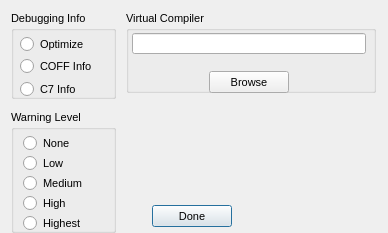
<?xml version="1.0"?>
<ui version="4.0">
  <class>ConfigCompilerDialog</class>
  <widget class="QDialog" name="IDD_CONFIGCOMPILER">
    <property name="geometry">
      <rect>
        <x>0</x>
        <y>0</y>
        <width>388</width>
        <height>233</height>
      </rect>
    </property>
    <property name="windowTitle">
      <string>Configure Compiler</string>
    </property>
    <property name="font">
      <font>
        <family>Liberation Sans</family>
        <pointsize>8</pointsize>
        <bold>false</bold>
        <italic>false</italic>
      </font>
    </property>
    <property name="enabled">
      <bool>true</bool>
    </property>
    <property name="windowFlags">
      <set>Qt::Dialog|Qt::WindowCloseButtonHint</set>
    </property>
    <property name="minimumSize">
      <size>
        <width>388</width>
        <height>233</height>
      </size>
    </property>
    <property name="maximumSize">
      <size>
        <width>388</width>
        <height>233</height>
      </size>
    </property>
    <widget class="QGroupBox" name="IDC_STATIC">
      <property name="geometry">
        <rect>
          <x>11</x>
          <y>11</y>
          <width>105</width>
          <height>88</height>
        </rect>
      </property>
      <property name="title">
        <string>Debugging Info</string>
      </property>
      <property name="visible">
        <bool>true</bool>
      </property>
      <property name="enabled">
        <bool>true</bool>
      </property>
      <property name="flat">
        <bool>false</bool>
      </property>
      <widget class="QRadioButton" name="IDC_OPTIMIZE">
        <property name="geometry">
          <rect>
            <x>9</x>
            <y>24</y>
            <width>89</width>
            <height>19</height>
          </rect>
        </property>
        <property name="text">
          <string>Optimize</string>
        </property>
        <property name="visible">
          <bool>true</bool>
        </property>
        <property name="enabled">
          <bool>true</bool>
        </property>
      </widget>
      <widget class="QRadioButton" name="IDC_COFF">
        <property name="geometry">
          <rect>
            <x>9</x>
            <y>46</y>
            <width>89</width>
            <height>19</height>
          </rect>
        </property>
        <property name="text">
          <string>COFF Info</string>
        </property>
        <property name="visible">
          <bool>true</bool>
        </property>
        <property name="enabled">
          <bool>true</bool>
        </property>
      </widget>
      <widget class="QRadioButton" name="IDC_C7">
        <property name="geometry">
          <rect>
            <x>9</x>
            <y>69</y>
            <width>89</width>
            <height>19</height>
          </rect>
        </property>
        <property name="text">
          <string>C7 Info</string>
        </property>
        <property name="visible">
          <bool>true</bool>
        </property>
        <property name="enabled">
          <bool>true</bool>
        </property>
      </widget>
    </widget>
    <widget class="QGroupBox" name="IDC_STATIC_2">
      <property name="geometry">
        <rect>
          <x>126</x>
          <y>11</y>
          <width>250</width>
          <height>82</height>
        </rect>
      </property>
      <property name="title">
        <string>Virtual Compiler</string>
      </property>
      <property name="visible">
        <bool>true</bool>
      </property>
      <property name="enabled">
        <bool>true</bool>
      </property>
      <property name="flat">
        <bool>false</bool>
      </property>
      <widget class="QLineEdit" name="IDC_COMPILER">
        <property name="geometry">
          <rect>
            <x>6</x>
            <y>22</y>
            <width>234</width>
            <height>21</height>
          </rect>
        </property>
        <property name="visible">
          <bool>true</bool>
        </property>
        <property name="enabled">
          <bool>true</bool>
        </property>
      </widget>
      <widget class="QPushButton" name="IDC_BROWSE">
        <property name="geometry">
          <rect>
            <x>83</x>
            <y>60</y>
            <width>80</width>
            <height>22</height>
          </rect>
        </property>
        <property name="text">
          <string>Browse</string>
        </property>
        <property name="visible">
          <bool>true</bool>
        </property>
        <property name="enabled">
          <bool>true</bool>
        </property>
        <property name="default">
          <bool>false</bool>
        </property>
        <property name="autoDefault">
          <bool>false</bool>
        </property>
      </widget>
    </widget>
    <widget class="QGroupBox" name="IDC_STATIC_3">
      <property name="geometry">
        <rect>
          <x>11</x>
          <y>110</y>
          <width>105</width>
          <height>123</height>
        </rect>
      </property>
      <property name="title">
        <string>Warning Level</string>
      </property>
      <property name="visible">
        <bool>true</bool>
      </property>
      <property name="enabled">
        <bool>true</bool>
      </property>
      <property name="flat">
        <bool>false</bool>
      </property>
      <widget class="QRadioButton" name="IDC_WARN_NONE">
        <property name="geometry">
          <rect>
            <x>12</x>
            <y>24</y>
            <width>89</width>
            <height>19</height>
          </rect>
        </property>
        <property name="text">
          <string>None</string>
        </property>
        <property name="visible">
          <bool>true</bool>
        </property>
        <property name="enabled">
          <bool>true</bool>
        </property>
      </widget>
      <widget class="QRadioButton" name="IDC_WARN_LOW">
        <property name="geometry">
          <rect>
            <x>12</x>
            <y>44</y>
            <width>89</width>
            <height>19</height>
          </rect>
        </property>
        <property name="text">
          <string>Low</string>
        </property>
        <property name="visible">
          <bool>true</bool>
        </property>
        <property name="enabled">
          <bool>true</bool>
        </property>
      </widget>
      <widget class="QRadioButton" name="IDC_WARN_MED">
        <property name="geometry">
          <rect>
            <x>12</x>
            <y>64</y>
            <width>89</width>
            <height>19</height>
          </rect>
        </property>
        <property name="text">
          <string>Medium</string>
        </property>
        <property name="visible">
          <bool>true</bool>
        </property>
        <property name="enabled">
          <bool>true</bool>
        </property>
      </widget>
      <widget class="QRadioButton" name="IDC_WARN_HIGH">
        <property name="geometry">
          <rect>
            <x>12</x>
            <y>84</y>
            <width>89</width>
            <height>19</height>
          </rect>
        </property>
        <property name="text">
          <string>High</string>
        </property>
        <property name="visible">
          <bool>true</bool>
        </property>
        <property name="enabled">
          <bool>true</bool>
        </property>
      </widget>
      <widget class="QRadioButton" name="IDC_RADIO8">
        <property name="geometry">
          <rect>
            <x>12</x>
            <y>104</y>
            <width>89</width>
            <height>19</height>
          </rect>
        </property>
        <property name="text">
          <string>Highest</string>
        </property>
        <property name="visible">
          <bool>true</bool>
        </property>
        <property name="enabled">
          <bool>true</bool>
        </property>
      </widget>
    </widget>
    <widget class="QPushButton" name="IDOK">
      <property name="geometry">
        <rect>
          <x>152</x>
          <y>205</y>
          <width>80</width>
          <height>22</height>
        </rect>
      </property>
      <property name="text">
        <string>Done</string>
      </property>
      <property name="visible">
        <bool>true</bool>
      </property>
      <property name="enabled">
        <bool>true</bool>
      </property>
      <property name="default">
        <bool>true</bool>
      </property>
      <property name="autoDefault">
        <bool>true</bool>
      </property>
    </widget>
    <action name="IDD_ORPHANHUNTER">
      <property name="text">
        <string>Orphan Hunter</string>
      </property>
    </action>
    <action name="IDD_REORDER_PAGES">
      <property name="text">
        <string>Reorder Net Pages</string>
      </property>
    </action>
    <action name="IDD_SHOW_ALL_CHECKED_OUT">
      <property name="text">
        <string>Show All Pages Checked Out</string>
      </property>
    </action>
    <action name="IDM_IMPORT_BITMAP">
      <property name="text">
        <string>Bitmap/Animation Converter...</string>
      </property>
    </action>
    <action name="ID_APP_ABOUT">
      <property name="text">
        <string>&amp;About editor...</string>
      </property>
    </action>
    <action name="ID_APP_EXIT">
      <property name="text">
        <string>E&amp;xit</string>
      </property>
      <property name="shortcut">
        <string>Alt+X</string>
      </property>
    </action>
    <action name="ID_BRIEFING_EDITOR">
      <property name="text">
        <string>Briefing Editor...</string>
      </property>
    </action>
    <action name="ID_BUTTON_LIGHTING">
      <property name="text">
        <string>ID_BUTTON_LIGHTING</string>
      </property>
    </action>
    <action name="ID_BUTTON_OUTLINE">
      <property name="text">
        <string>ID_BUTTON_OUTLINE</string>
      </property>
    </action>
    <action name="ID_BUTTON_WINDOWSELECTION">
      <property name="text">
        <string>ID_BUTTON_WINDOWSELECTION</string>
      </property>
    </action>
    <action name="ID_D3HELP">
      <property name="text">
        <string>Help on D3 Editor</string>
      </property>
    </action>
    <action name="ID_EDITORS_AIPROPERTIES">
      <property name="text">
        <string>AI Properties...</string>
      </property>
    </action>
    <action name="ID_EDITORS_AMBIENTSOUNDS">
      <property name="text">
        <string>Ambient Sounds...</string>
      </property>
    </action>
    <action name="ID_EDITORS_DALLAS">
      <property name="text">
        <string>Dallas Graphical Script Editor...</string>
      </property>
    </action>
    <action name="ID_EDITORS_FILES">
      <property name="text">
        <string>Files...</string>
      </property>
    </action>
    <action name="ID_EDITORS_MEGACELLS">
      <property name="text">
        <string>Megacells...</string>
      </property>
    </action>
    <action name="ID_EDIT_ADDSELECT">
      <property name="text">
        <string>Add Current Room to Selected List</string>
      </property>
    </action>
    <action name="ID_EDIT_ATTACH">
      <property name="text">
        <string>&amp;Attach</string>
      </property>
    </action>
    <action name="ID_EDIT_CLEARSELECTED">
      <property name="text">
        <string>Clear Selected List</string>
      </property>
    </action>
    <action name="ID_EDIT_COPY">
      <property name="text">
        <string>&amp;Copy</string>
      </property>
      <property name="shortcut">
        <string>Ctrl+Ins</string>
      </property>
    </action>
    <action name="ID_EDIT_CUT">
      <property name="text">
        <string>Cu&amp;t</string>
      </property>
      <property name="shortcut">
        <string>Shift+Del</string>
      </property>
    </action>
    <action name="ID_EDIT_DELETE">
      <property name="text">
        <string>&amp;Delete</string>
      </property>
    </action>
    <action name="ID_EDIT_LOADSCRAP">
      <property name="text">
        <string>Load Scrap from Disk</string>
      </property>
    </action>
    <action name="ID_EDIT_PASTE">
      <property name="text">
        <string>&amp;Paste</string>
      </property>
      <property name="shortcut">
        <string>Shift+Ins</string>
      </property>
    </action>
    <action name="ID_EDIT_PLACE">
      <property name="text">
        <string>&amp;Place in Mine</string>
      </property>
    </action>
    <action name="ID_EDIT_PLACE_TERRAIN">
      <property name="text">
        <string>&amp;Place on Terrain</string>
      </property>
    </action>
    <action name="ID_EDIT_REMOVESELECT">
      <property name="text">
        <string>Remove Current Room from Selected List</string>
      </property>
    </action>
    <action name="ID_EDIT_SAVESCRAP">
      <property name="text">
        <string>Save Scrap to Disk</string>
      </property>
    </action>
    <action name="ID_EDIT_SELECTATTACHED">
      <property name="text">
        <string>Select All Rooms Attached to Current Room</string>
      </property>
    </action>
    <action name="ID_EDIT_UNDO">
      <property name="text">
        <string>&amp;Undo</string>
      </property>
      <property name="shortcut">
        <string>Alt+Backspace</string>
      </property>
    </action>
    <action name="ID_FILE_AUTOSAVE">
      <property name="text">
        <string>Autosave</string>
      </property>
      <property name="checkable">
        <bool>true</bool>
      </property>
    </action>
    <action name="ID_FILE_CHECKMINE">
      <property name="text">
        <string>&amp;Check Mine</string>
      </property>
    </action>
    <action name="ID_FILE_FIXCRACKS">
      <property name="text">
        <string>Fix Level Cracks</string>
      </property>
    </action>
    <action name="ID_FILE_FIXDEGENERATEFACES">
      <property name="text">
        <string>Fix/Remove Degenerate Faces</string>
      </property>
    </action>
    <action name="ID_FILE_IMPORT_ROOM">
      <property name="text">
        <string>Import 3DSMax Room</string>
      </property>
    </action>
    <action name="ID_FILE_INFORMATION">
      <property name="text">
        <string>&amp;Information</string>
      </property>
      <property name="shortcut">
        <string>Alt+I</string>
      </property>
    </action>
    <action name="ID_FILE_LEAVE_EDITOR">
      <property name="text">
        <string>Go to main menu...</string>
      </property>
    </action>
    <action name="ID_FILE_LEVELPROPS">
      <property name="text">
        <string>Set Selected Room(s) Properties</string>
      </property>
    </action>
    <action name="ID_FILE_LEVEL_INFO">
      <property name="text">
        <string>Edit Level Info...</string>
      </property>
    </action>
    <action name="ID_FILE_MRU_FILE1">
      <property name="text">
        <string>Recent File</string>
      </property>
      <property name="enabled">
        <bool>false</bool>
      </property>
    </action>
    <action name="ID_FILE_NEW">
      <property name="text">
        <string>&amp;New</string>
      </property>
      <property name="shortcut">
        <string>Ctrl+N</string>
      </property>
    </action>
    <action name="ID_FILE_OPEN">
      <property name="text">
        <string>&amp;Open...</string>
      </property>
      <property name="shortcut">
        <string>Ctrl+O</string>
      </property>
    </action>
    <action name="ID_FILE_PLAY640X480">
      <property name="text">
        <string>&amp;Play in 640 x 480</string>
      </property>
      <property name="shortcut">
        <string>Alt+P</string>
      </property>
    </action>
    <action name="ID_FILE_PREFERENCES">
      <property name="text">
        <string>Preferences</string>
      </property>
    </action>
    <action name="ID_FILE_PRINT">
      <property name="text">
        <string>&amp;Print...</string>
      </property>
      <property name="shortcut">
        <string>Ctrl+P</string>
      </property>
    </action>
    <action name="ID_FILE_PRINT_PREVIEW">
      <property name="text">
        <string>Print Pre&amp;view</string>
      </property>
    </action>
    <action name="ID_FILE_PRINT_SETUP">
      <property name="text">
        <string>P&amp;rint Setup...</string>
      </property>
    </action>
    <action name="ID_FILE_REMOVEDUPLICATEFACESFROMCURRENTROOM">
      <property name="text">
        <string>Remove Duplicate Faces from Current Room</string>
      </property>
    </action>
    <action name="ID_FILE_REMOVEEXTRAPOINTS">
      <property name="text">
        <string>Remove Extra Points</string>
      </property>
    </action>
    <action name="ID_FILE_RESTOREGAMESTATE">
      <property name="text">
        <string>Restore Gamestate</string>
      </property>
    </action>
    <action name="ID_FILE_SAVE">
      <property name="text">
        <string>&amp;Save</string>
      </property>
      <property name="shortcut">
        <string>Ctrl+S</string>
      </property>
    </action>
    <action name="ID_FILE_SAVEGOALTEXT">
      <property name="text">
        <string>Save Goal Text to File</string>
      </property>
    </action>
    <action name="ID_FILE_SAVE_AS">
      <property name="text">
        <string>Save &amp;As...</string>
      </property>
    </action>
    <action name="ID_FILE_SAVE_COPY_AS">
      <property name="text">
        <string>Save Copy &amp;As...</string>
      </property>
    </action>
    <action name="ID_FILE_STATS">
      <property name="text">
        <string>Show Level Stats</string>
      </property>
    </action>
    <action name="ID_FILE_UPDATE">
      <property name="text">
        <string>&amp;Update</string>
      </property>
      <property name="shortcut">
        <string>Ctrl+S</string>
      </property>
    </action>
    <action name="ID_FILE_VERIFY_LEVEL">
      <property name="text">
        <string>Verify Level</string>
      </property>
    </action>
    <action name="ID_HOTSPOT_TGA">
      <property name="text">
        <string>HotSpot TGA Extractor...</string>
      </property>
    </action>
    <action name="ID_MINE_VIEW">
      <property name="text">
        <string>Mine View</string>
      </property>
      <property name="shortcut">
        <string>F2</string>
      </property>
    </action>
    <action name="ID_OBJBUTTON">
      <property name="text">
        <string>ID_OBJBUTTON</string>
      </property>
    </action>
    <action name="ID_OBJECT_DELETEOBJECT">
      <property name="text">
        <string>Delete Object</string>
      </property>
      <property name="shortcut">
        <string>Del</string>
      </property>
    </action>
    <action name="ID_OBJECT_MOVEPLAYER">
      <property name="text">
        <string>Move Player 0 to Viewer</string>
      </property>
    </action>
    <action name="ID_OBJECT_PLACECAMERAATCURRENTFACE">
      <property name="text">
        <string>Create New Camera at Current Face</string>
      </property>
    </action>
    <action name="ID_OBJECT_PLACECAMERAATVIEWER">
      <property name="text">
        <string>Create New Camera at Viewer</string>
      </property>
    </action>
    <action name="ID_OBJECT_PLACEOBJECT">
      <property name="text">
        <string>Place Object</string>
      </property>
      <property name="shortcut">
        <string>Ins</string>
      </property>
    </action>
    <action name="ID_OBJECT_PLACESOUNDSOURCEATVIEWER">
      <property name="text">
        <string>Create SoundSource at Viewer</string>
      </property>
    </action>
    <action name="ID_OBJECT_PLACEWAYPOINTATVIEWER">
      <property name="text">
        <string>Place Waypoint at Viewer</string>
      </property>
    </action>
    <action name="ID_OBJECT_SELECTBYNUMBER">
      <property name="text">
        <string>Select Object By Number</string>
      </property>
    </action>
    <action name="ID_OBJECT_SETCAMERAFROMVIEWER">
      <property name="text">
        <string>Move Camera to Viewer</string>
      </property>
    </action>
    <action name="ID_OBJECT_SETVIEWERFROMCAMERA">
      <property name="text">
        <string>Move Viewer to Camera</string>
      </property>
    </action>
    <action name="ID_OSIRISCOMPILE">
      <property name="text">
        <string>ID_OSIRISCOMPILE</string>
      </property>
    </action>
    <action name="ID_REINIT_OPENGL">
      <property name="text">
        <string>ID_REINIT_OPENGL</string>
      </property>
    </action>
    <action name="ID_ROOM_ADD">
      <property name="text">
        <string>&amp;Add Room at Current Face</string>
      </property>
      <property name="shortcut">
        <string>Shift+A</string>
      </property>
    </action>
    <action name="ID_ROOM_ADDVERTTONEWFACE">
      <property name="text">
        <string>Add Vert to New Face</string>
      </property>
      <property name="shortcut">
        <string>Shift+V</string>
      </property>
    </action>
    <action name="ID_ROOM_ATTACHROOM">
      <property name="text">
        <string>Attach Room</string>
      </property>
    </action>
    <action name="ID_ROOM_BUILDBRIDGE">
      <property name="text">
        <string>&amp;Build Bridge</string>
      </property>
    </action>
    <action name="ID_ROOM_BUILDSMOOTHBRIDGE">
      <property name="text">
        <string>Build Smooth Bridge</string>
      </property>
      <property name="shortcut">
        <string>Ctrl+B</string>
      </property>
    </action>
    <action name="ID_ROOM_CLEARCENTERPOINT">
      <property name="text">
        <string>Clear Center Point</string>
      </property>
    </action>
    <action name="ID_ROOM_COMBINE">
      <property name="text">
        <string>Combine Rooms</string>
      </property>
    </action>
    <action name="ID_ROOM_DELETE">
      <property name="text">
        <string>Delete Current Room</string>
      </property>
    </action>
    <action name="ID_ROOM_DELETECONNECTEDFACES">
      <property name="text">
        <string>Delete Connected Faces</string>
      </property>
    </action>
    <action name="ID_ROOM_DELETEFACE">
      <property name="text">
        <string>Delete Current Face</string>
      </property>
    </action>
    <action name="ID_ROOM_DELETEPORTAL">
      <property name="text">
        <string>Delete Current Portal</string>
      </property>
    </action>
    <action name="ID_ROOM_DELETEVERT">
      <property name="text">
        <string>Delete Current Vert From Face</string>
      </property>
    </action>
    <action name="ID_ROOM_DROPROOM">
      <property name="text">
        <string>Drop Room</string>
      </property>
    </action>
    <action name="ID_ROOM_FACE_ADDVERTTOEDGE">
      <property name="text">
        <string>Add Vert To Edge</string>
      </property>
    </action>
    <action name="ID_ROOM_FACE_DELETEVERTONEDGE">
      <property name="text">
        <string>Delete Vert on Edge</string>
      </property>
    </action>
    <action name="ID_ROOM_FACE_MOVEVERTONEDGE">
      <property name="text">
        <string>Move Vert on Edge</string>
      </property>
    </action>
    <action name="ID_ROOM_FACE_SPLITFACE">
      <property name="text">
        <string>Split Face</string>
      </property>
    </action>
    <action name="ID_ROOM_FINISHNEWFACE">
      <property name="text">
        <string>Add Last Point to New Face (Finish Face)</string>
      </property>
    </action>
    <action name="ID_ROOM_GRABTEXTURE">
      <property name="text">
        <string>Grab Texture</string>
      </property>
      <property name="shortcut">
        <string>G</string>
      </property>
    </action>
    <action name="ID_ROOM_JOINROOMS">
      <property name="text">
        <string>Join Rooms</string>
      </property>
    </action>
    <action name="ID_ROOM_JOINROOMSEXACT">
      <property name="text">
        <string>Join Rooms Exact</string>
      </property>
    </action>
    <action name="ID_ROOM_JOIN_ADJACENT_FACES">
      <property name="text">
        <string>Join Adjacent Faces</string>
      </property>
    </action>
    <action name="ID_ROOM_LINKTONEWEXTERNAL">
      <property name="text">
        <string>Link Room to New External Room</string>
      </property>
    </action>
    <action name="ID_ROOM_MARK">
      <property name="text">
        <string>&amp;Mark Room/Face</string>
      </property>
      <property name="shortcut">
        <string>Ctrl+M</string>
      </property>
    </action>
    <action name="ID_ROOM_MERGEOBJECTINTOROOM">
      <property name="text">
        <string>Merge Object into Room</string>
      </property>
    </action>
    <action name="ID_ROOM_NEXTFACE">
      <property name="text">
        <string>Next Face</string>
      </property>
      <property name="shortcut">
        <string>F</string>
      </property>
    </action>
    <action name="ID_ROOM_PLACEROOM">
      <property name="text">
        <string>Place Room at Current Room</string>
      </property>
    </action>
    <action name="ID_ROOM_PLACETERRAINROOM">
      <property name="text">
        <string>Place Room at Current Terrain Cell</string>
      </property>
    </action>
    <action name="ID_ROOM_PREVIOUSFACE">
      <property name="text">
        <string>Previous Face</string>
      </property>
      <property name="shortcut">
        <string>Shift+F</string>
      </property>
    </action>
    <action name="ID_ROOM_PROPAGATETOADJACENTCOPLANARFACES">
      <property name="text">
        <string>Propagate to Adjacent Coplanar Faces</string>
      </property>
      <property name="shortcut">
        <string>Ctrl+F</string>
      </property>
    </action>
    <action name="ID_ROOM_PROPAGATETOALL">
      <property name="text">
        <string>Propagate to All Faces in Room</string>
      </property>
      <property name="shortcut">
        <string>Shift+R</string>
      </property>
    </action>
    <action name="ID_ROOM_RENAMEROOM">
      <property name="text">
        <string>Rename Room</string>
      </property>
      <property name="shortcut">
        <string>Ctrl+R</string>
      </property>
    </action>
    <action name="ID_ROOM_ROTATEPLACEDROOM45DEGREES">
      <property name="text">
        <string>Rotate Placed Room 45 Degrees</string>
      </property>
    </action>
    <action name="ID_ROOM_SAVECURRENTROOM">
      <property name="text">
        <string>Save Current Room</string>
      </property>
    </action>
    <action name="ID_ROOM_SELECTBYNUMBER">
      <property name="text">
        <string>Select Room by Number</string>
      </property>
    </action>
    <action name="ID_ROOM_SELECTFACEBYNUMBER">
      <property name="text">
        <string>Select Face by Number</string>
      </property>
    </action>
    <action name="ID_ROOM_SETCENTERFROMVIEWER">
      <property name="text">
        <string>Set Room Center from Viewer</string>
      </property>
    </action>
    <action name="ID_ROOM_SNAPPLACEDROOM">
      <property name="text">
        <string>Snap Placed Room</string>
      </property>
    </action>
    <action name="ID_ROOM_SNAPPOINTTOEDGE">
      <property name="text">
        <string>Snap Point to Edge</string>
      </property>
    </action>
    <action name="ID_ROOM_SNAPPOINTTOFACE">
      <property name="text">
        <string>Snap Point to Face</string>
      </property>
    </action>
    <action name="ID_ROOM_SNAPPOINTTOPOINT">
      <property name="text">
        <string>Snap Point to Point</string>
      </property>
    </action>
    <action name="ID_ROOM_SPLITFACE">
      <property name="text">
        <string>Triangulate face</string>
      </property>
    </action>
    <action name="ID_ROOM_STARTNEWFACE">
      <property name="text">
        <string>Add First Point to New Face (Start Face)</string>
      </property>
    </action>
    <action name="ID_ROOM_SWAPMAKEDANDCURRENTROOMFACE">
      <property name="text">
        <string>Swap Marked and Current Room/Face</string>
      </property>
    </action>
    <action name="ID_ROOM_UNDOSNAP">
      <property name="text">
        <string>Undo Snap</string>
      </property>
    </action>
    <action name="ID_ROOM_UNPLACEROOM">
      <property name="text">
        <string>Un-place Room/Group/Door</string>
      </property>
    </action>
    <action name="ID_ROOM_VIEW">
      <property name="text">
        <string>Room View</string>
      </property>
      <property name="shortcut">
        <string>F4</string>
      </property>
    </action>
    <action name="ID_SCRIPT_LEVEL_INTERFACE">
      <property name="text">
        <string>Levels and Scripts...</string>
      </property>
    </action>
    <action name="ID_SUBEDITORS_FONT">
      <property name="text">
        <string>Font Editor...</string>
      </property>
    </action>
    <action name="ID_SUBEDITORS_HOGMAKER">
      <property name="text">
        <string>Hog Maker...</string>
      </property>
    </action>
    <action name="ID_SUBEDITORS_TABLEFILEEDIT">
      <property name="text">
        <string>Table File Text Editor...</string>
      </property>
    </action>
    <action name="ID_SUBEDITORS_TABLEFILEFILTER">
      <property name="text">
        <string>Table File Filter...</string>
      </property>
    </action>
    <action name="ID_TABLEEDIT_FILE_EXIT">
      <property name="text">
        <string>&amp;Exit</string>
      </property>
    </action>
    <action name="ID_TABLEEDIT_FILE_LOAD">
      <property name="text">
        <string>&amp;Load...</string>
      </property>
    </action>
    <action name="ID_TABLEEDIT_FILE_SAVE">
      <property name="text">
        <string>&amp;Save</string>
      </property>
    </action>
    <action name="ID_TABLEEDIT_FILE_SAVE_AS">
      <property name="text">
        <string>S&amp;ave as...</string>
      </property>
    </action>
    <action name="ID_TABLEFILTER_FILE_EXIT">
      <property name="text">
        <string>Exit</string>
      </property>
    </action>
    <action name="ID_TABLEFILTER_FILE_LOAD">
      <property name="text">
        <string>Load...</string>
      </property>
    </action>
    <action name="ID_TABLEFILTER_FILE_NEW">
      <property name="text">
        <string>New</string>
      </property>
    </action>
    <action name="ID_TABLEFILTER_FILE_SAVE">
      <property name="text">
        <string>Save</string>
      </property>
    </action>
    <action name="ID_TABLEFILTER_FILE_SAVEAS">
      <property name="text">
        <string>Save as...</string>
      </property>
    </action>
    <action name="ID_TERRAIN_VIEW">
      <property name="text">
        <string>Terrain View</string>
      </property>
      <property name="shortcut">
        <string>F3</string>
      </property>
    </action>
    <action name="ID_TEST_TEST1">
      <property name="text">
        <string>Test function 1</string>
      </property>
    </action>
    <action name="ID_TEST_TEST2">
      <property name="text">
        <string>Test function 2</string>
      </property>
    </action>
    <action name="ID_TEST_TEST3">
      <property name="text">
        <string>Test function 3</string>
      </property>
    </action>
    <action name="ID_TOOLS_WORLD_OBJECTS_BUILDINGS">
      <property name="text">
        <string>Buildings...</string>
      </property>
    </action>
    <action name="ID_TOOLS_WORLD_OBJECTS_CLUTTER">
      <property name="text">
        <string>Clutter...</string>
      </property>
    </action>
    <action name="ID_TOOLS_WORLD_OBJECTS_DOOR">
      <property name="text">
        <string>Doors...</string>
      </property>
    </action>
    <action name="ID_TOOLS_WORLD_OBJECTS_LIGHTS">
      <property name="text">
        <string>Lights...</string>
      </property>
    </action>
    <action name="ID_TOOLS_WORLD_OBJECTS_PLAYER">
      <property name="text">
        <string>Player Ships...</string>
      </property>
    </action>
    <action name="ID_TOOLS_WORLD_OBJECTS_POWERUPS">
      <property name="text">
        <string>Powerups...</string>
      </property>
    </action>
    <action name="ID_TOOLS_WORLD_OBJECTS_ROBOTS">
      <property name="text">
        <string>Robots...</string>
      </property>
    </action>
    <action name="ID_TOOLS_WORLD_OBJECTS_SOUND">
      <property name="text">
        <string>Sounds...</string>
      </property>
    </action>
    <action name="ID_TOOLS_WORLD_TEXTURES">
      <property name="text">
        <string>Textures...</string>
      </property>
    </action>
    <action name="ID_TOOLS_WORLD_WEAPONS">
      <property name="text">
        <string>Weapons...</string>
      </property>
    </action>
    <action name="ID_VIEW_CENTERONCUBE">
      <property name="text">
        <string>Center on Current &amp;Room</string>
      </property>
      <property name="shortcut">
        <string>Home</string>
      </property>
    </action>
    <action name="ID_VIEW_CENTERONMINE">
      <property name="text">
        <string>Center on &amp;Mine Origin</string>
      </property>
    </action>
    <action name="ID_VIEW_CENTERONOBJECT">
      <property name="text">
        <string>Center on Current &amp;Object</string>
      </property>
    </action>
    <action name="ID_VIEW_DELETEVIEWER">
      <property name="text">
        <string>Delete Viewer</string>
      </property>
    </action>
    <action name="ID_VIEW_FLIP">
      <property name="text">
        <string>Flip Viewer</string>
      </property>
      <property name="shortcut">
        <string>/</string>
      </property>
    </action>
    <action name="ID_VIEW_KEYPAD_TOGGLE">
      <property name="text">
        <string>Keypad</string>
      </property>
      <property name="shortcut">
        <string>F10</string>
      </property>
    </action>
    <action name="ID_VIEW_MOVECAMERATOCURRENTOBJECT">
      <property name="text">
        <string>Move camera to Current Object</string>
      </property>
    </action>
    <action name="ID_VIEW_MOVECAMERATOSELECTEDFACE">
      <property name="text">
        <string>Move camera to &amp;Current Face</string>
      </property>
      <property name="shortcut">
        <string>Shift+C</string>
      </property>
    </action>
    <action name="ID_VIEW_MOVECAMERATOSELECTEDROOM">
      <property name="text">
        <string>Move camera to &amp;Current Room</string>
      </property>
      <property name="shortcut">
        <string>C</string>
      </property>
    </action>
    <action name="ID_VIEW_NEWVIEWER">
      <property name="text">
        <string>New Viewer</string>
      </property>
    </action>
    <action name="ID_VIEW_NEXTVIEWER">
      <property name="text">
        <string>Next Viewer</string>
      </property>
    </action>
    <action name="ID_VIEW_RESETVIEWRADIUS">
      <property name="text">
        <string>Reset View Radius</string>
      </property>
    </action>
    <action name="ID_VIEW_SHOWOBJECTSINWIREFRAMEVIEW">
      <property name="text">
        <string>Show objects in Wireframe view</string>
      </property>
    </action>
    <action name="ID_VIEW_SHOWVIEWERFORWARDVECTOR">
      <property name="text">
        <string>Show Viewer Forward Vector</string>
      </property>
    </action>
    <action name="ID_VIEW_STATUS_BAR">
      <property name="text">
        <string>&amp;Status Bar</string>
      </property>
    </action>
    <action name="ID_VIEW_TEXTUREMINE">
      <property name="text">
        <string>Te&amp;xtured view</string>
      </property>
    </action>
    <action name="ID_VIEW_TOOLBAR">
      <property name="text">
        <string>&amp;Toolbar</string>
      </property>
    </action>
    <action name="ID_VIEW_VIEWPROP">
      <property name="text">
        <string>Display Viewer Properties</string>
      </property>
    </action>
    <action name="ID_VIEW_WIREFRAMEMINE">
      <property name="text">
        <string>&amp;Wireframe view</string>
      </property>
    </action>
    <action name="ID_WINDOW_CASCADE">
      <property name="text">
        <string>&amp;Cascade</string>
      </property>
    </action>
    <action name="ID_WINDOW_TILE">
      <property name="text">
        <string>&amp;Tile</string>
      </property>
    </action>
    <action name="ID_ZBUTTON">
      <property name="text">
        <string>ID_ZBUTTON</string>
      </property>
    </action>
  </widget>
</ui>
